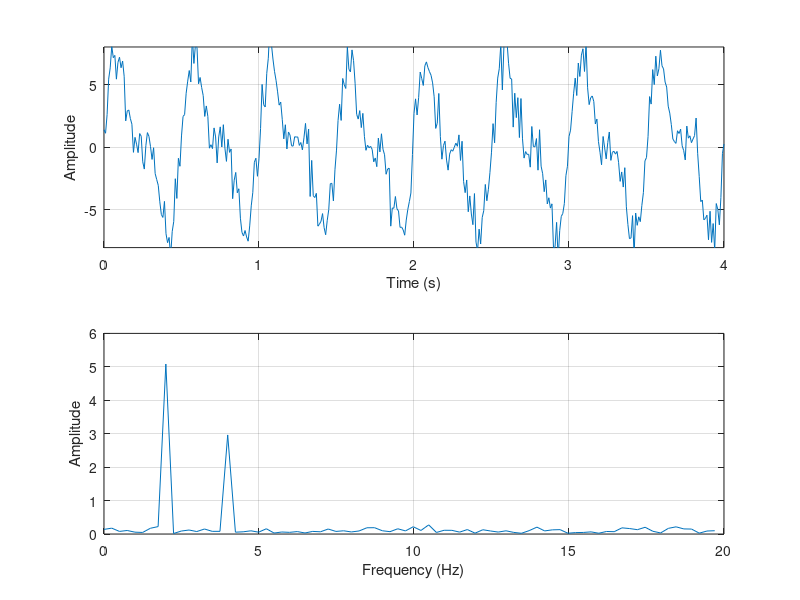
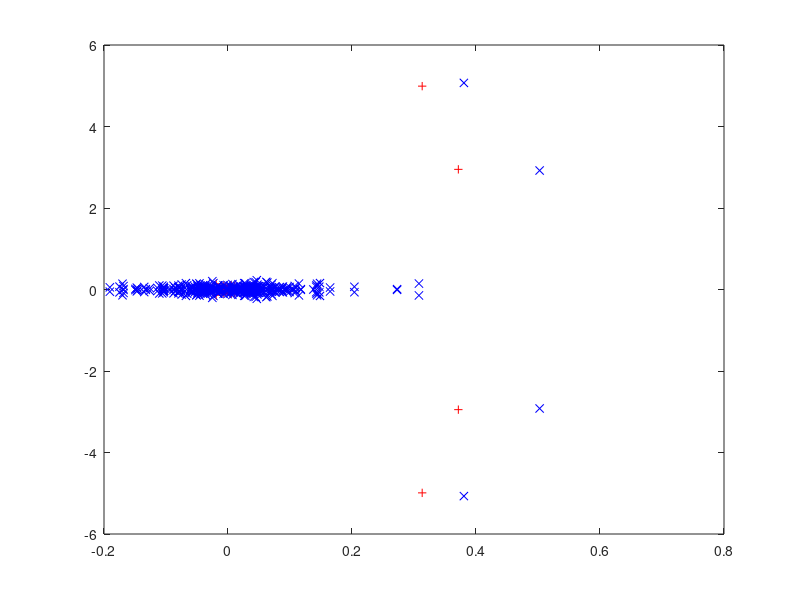
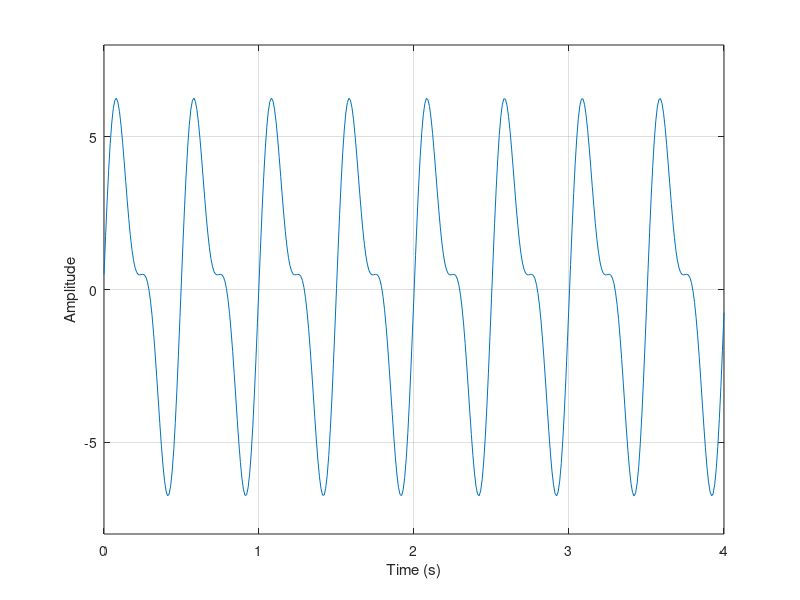

Write MATLAB code to recreate these figures, in order.
%% Filtering Noise from Signals
%% We will see now how to use fit and ifit to fllter out the noise from signals. First we add random noise 
%% to our signal and compute the amplitude spectrum.
close all; 
clear all;
clc;
dt = 1/100; % sampling ratea
et = 4; % end of the interval
t = 0:dt:et; % sampling range

y = 3*sin(4*2*pi*t)+ 5*sin(2*2*pi*t);
%With the Fourier Transform we can visualize what characterizes this signal the most.
%From the Fourier transform we compute the amplitude spectrum:
Y = fft(y); % compute Fourier transform
noise = randn(1,size(y,2)); % random noise
ey = y + noise; % samples with noise
eY = fft(ey); % Fourier transform of noisy signal
n = size(ey,2)/2; % use size for scaling
amp_spec = abs(eY)/n; % compute amplitude spectrum
%% To interpret these calculations we make a plot of the waveform and amplitude spectrum:
 figure % plots in new window
 subplot(2,1,1); % first of two plots
 plot(t,ey); grid on % plot noisy signal with grid
 axis([0 et -8 8]); % scale axes for viewing
xlabel('Time (s)'); % time expressed in seconds
ylabel('Amplitude'); % amplitude as function of time
subplot(2,1,2); % second of two plots
 freq = (0:79)/(2*n*dt); % abscissa viewing window
plot(freq,amp_spec(1:80)); grid on % plot amplitude spectrum
xlabel('Frequency (Hz)'); % 1 Herz = number of cycles per second
ylabel('Amplitude'); % amplitude as function of frequency
%% On the flrst plot we recognize the shape of the signal. In the plot of the amplitude spectrum,
%% the peaks and their heights are the same as on the plot of the amplitude spectrum of the original 
%% signal.  The wobbles we see around the peaks show that the amplitude of the noise is less than that
 %% of the original signal. We can visualize the output of the Fourier transforms:
 figure % new window for plot
plot(Y/n,'r+') % Fourier transform of original
 hold on % put more on same plot
plot(eY/n,'bx') % Fourier transform of noisy signal
%% Via the inverse Fourier transform, we fllter out the noise. The command flx rounds the elements of 
% its argument to the nearest integers towards zero. For this example, we use flx to set all elements in
 %% eY less than 100 to zero:
fY = fix(eY/100)*100; % set numbers < 100 to zero
ifY = ifft(fY); % inverse Fourier transform of fixed data
 cy = real(ifY); % remove imaginary parts
%%The vector cy contains the corrected samples. So, 
%%flnally we plot this corrected signal:
 figure % new window for plot
plot(t,cy); grid on % plot corrected signal
 axis([0 et -8 8]); % adjust scale for viewing
xlabel('Time (s)'); % time expressed in seconds
ylabel('Amplitude'); % amplitude as function of time
%%Here we flltered out noise of low amplitude. Note we can also remove noise of high frequency.
